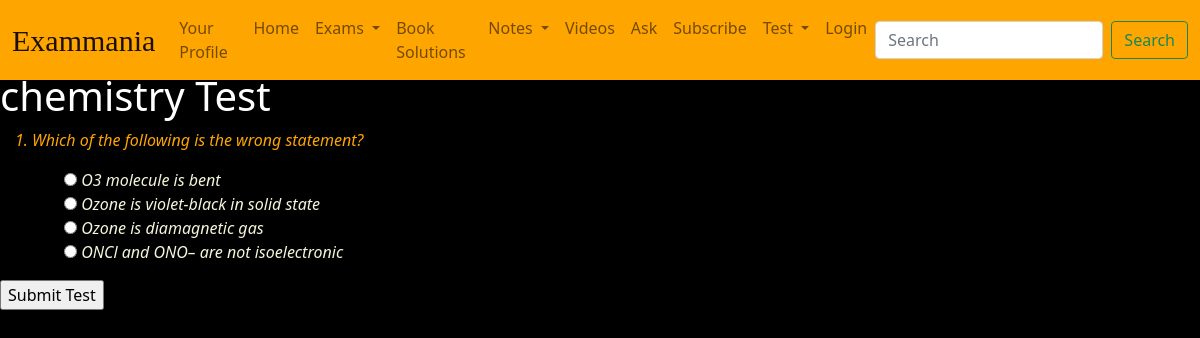
The app's page /home/test/chemistry/22/ with its own data.
### main/models.py (models this page shows, shortened)
class ExamQuestion(models.Model):
    DIFFICULTY_CHOICES = (
        ('easy', 'Easy'),
        ('medium', 'Medium'),
        ('hard', 'Hard'),
    )
    SUBJECT_CHOICES=(
        ('physics', 'Physics'),
        ('chemistry', 'Chemistry'),
        ('math', 'Math'),
    )
    body= models.TextField(unique=True)
    answer= models.TextField(default=None)
    options= models.ManyToManyField(ExamQuestionOptions, related_name="options")
    correct_options = models.ManyToManyField(ExamQuestionOptions, related_name="correct_options")
    subject= models.CharField(max_length=25, choices=SUBJECT_CHOICES, default='physics')
    difficulty_level= models.CharField(max_length=20, choices=DIFFICULTY_CHOICES, default='medium')

class ExamQuestionOptions(models.Model):
    content= models.TextField(unique=True)

### main/views.py (the view)
# urls.py: path('test/<str:subject>/<str:question_ids>/', views.test_page, name='test_page'),
def test_page(request, subject, question_ids):
    question_ids = [int(id) for id in question_ids.split(',')]
    questions = ExamQuestion.objects.filter(id__in=question_ids)
    context = {
        'subject': subject,
        'question_ids': question_ids,
        'questions': questions,
    }
    return render(request, 'main/test.html', context)

### templates/main/test.html (shortened to what this page needs)
{% extends 'main/base.html' %}
{% block body %}
<h1>{{ subject }} Test</h1>
<form method="post" action="{% url 'main:submit_test' %}?question_ids={{ question_ids|join:',' }}">
    <ol>
        {% for question in questions %}
        <li style="font-style: italic;color:orange;font-size: 1em;">
            {{ question.body }}
            <ul class="mt-3 mb-2" style="list-style: none;">
                {% for option in question.options.all %}
                <li style="color:beige">
                    <input type="radio" name="question_{{ question.id }}" value="{{ option.id }}">
                    {{ option.content }}
                </li>
                {% endfor %}
            </ul>
        </li>
        {% endfor %}
    </ol>
    <input type="submit" value="Submit Test">
</form>
{% endblock %}

### main/static/main/css/base.css (style rules this page uses)
body { background-color: black; color: white; }

### templates/main/base.html (style rules this page uses)
body { background-image: url(/static/main/images/darkened.png); background-attachment: fixed; background-position: center; background-size: cover; }

### records on screen
ExamQuestion: subject "chemistry", body "Which of the following is the wrong statement?"
ExamQuestionOptions: content "O3 molecule is bent"
ExamQuestionOptions: content "Ozone is violet-black in solid state"
ExamQuestionOptions: content "Ozone is diamagnetic gas"
ExamQuestionOptions: content "ONCl and ONO– are not isoelectronic"
